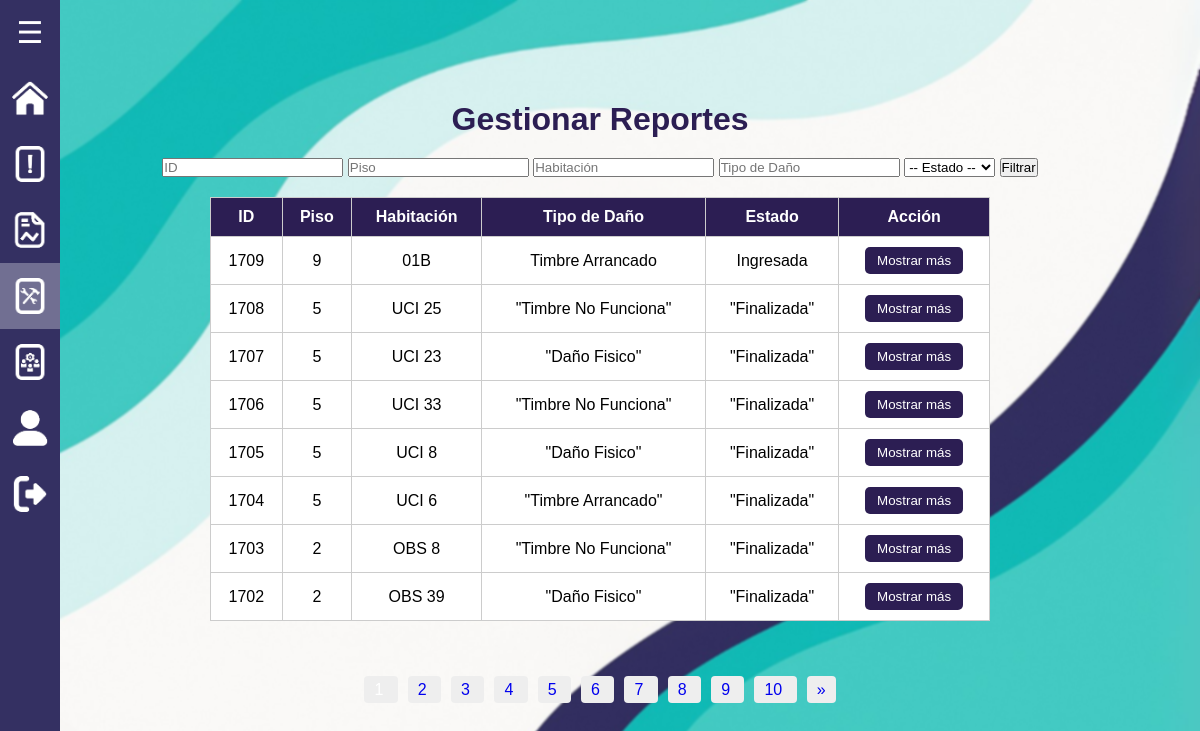
The app's page /roles/administrador_reportes/gestionar_reportes.php (signed in), older data.
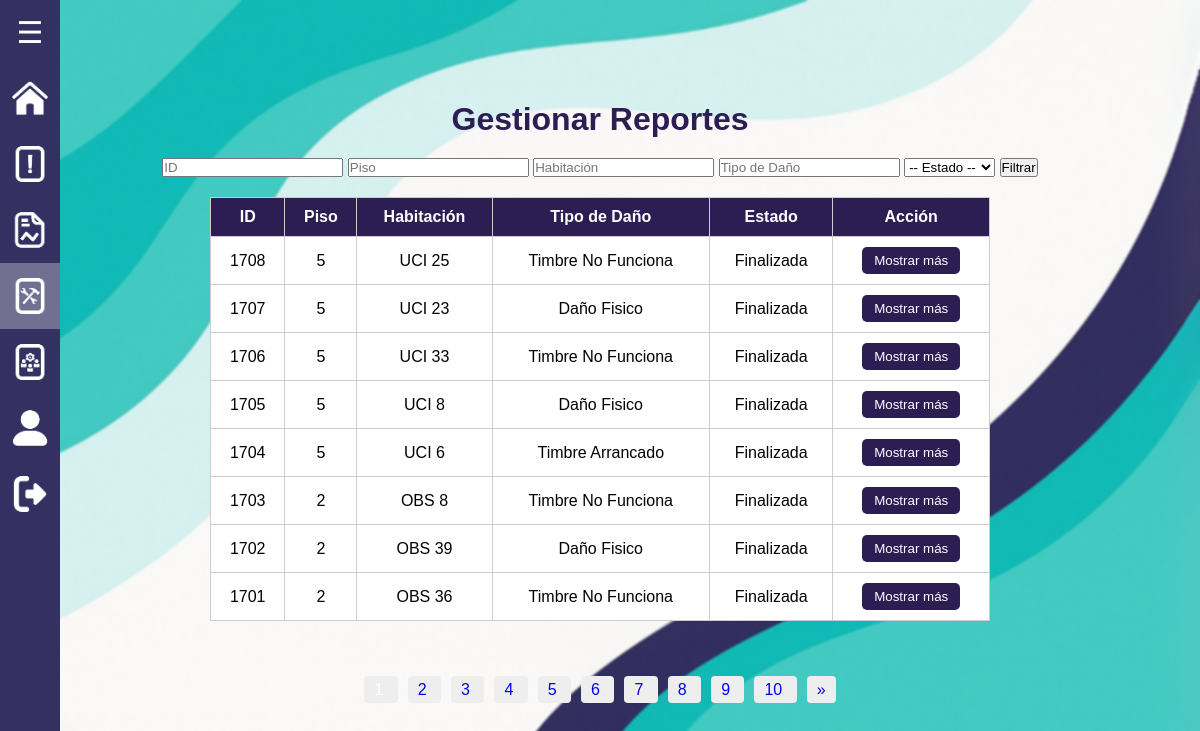
The same page, newer data.
### tables this page shows
CREATE TABLE `reportes` (
  `id` int(11) NOT NULL,
  `usuario_id` int(11) NOT NULL,
  `piso` int(11) NOT NULL,
  `habitacion` varchar(10) DEFAULT NULL,
  `reporte` text NOT NULL,
  `tipo_dano` varchar(255) NOT NULL,
  `fecha` timestamp NOT NULL DEFAULT current_timestamp(),
  `estado` varchar(50) DEFAULT 'Ingresada',
  `respuesta` text DEFAULT NULL,
  `fecha_creacion` datetime DEFAULT current_timestamp(),
  `fecha_respuesta` datetime DEFAULT NULL,
  `imagen_antes` longblob DEFAULT NULL,
  `imagen_despues` longblob DEFAULT NULL,
  `respondido_por` int(11) DEFAULT NULL
);

### roles/administrador_reportes/gestionar_reportes.php (the view, shortened to what this page needs)
<?php
$pdo = new PDO("mysql:host=localhost;dbname=cnl_report", 'root', '');
$pdo->setAttribute(PDO::ATTR_ERRMODE, PDO::ERRMODE_EXCEPTION);
$porPagina = 8;
$pagina = isset($_GET['pagina']) ? max(1, intval($_GET['pagina'])) : 1;
$inicio = ($pagina - 1) * $porPagina;
$filtros = [];
$parametros = [];
$where = $filtros ? "WHERE " . implode(" AND ", $filtros) : "";
$sql = "SELECT reportes.*, usuarios.primer_nombre AS nombre_responde
        FROM reportes
        LEFT JOIN usuarios ON reportes.respondido_por = usuarios.id
        $where
        ORDER BY reportes.id DESC
        LIMIT $inicio, $porPagina";
$stmt = $pdo->prepare($sql);
$stmt->execute($parametros);
$reportes = $stmt->fetchAll(PDO::FETCH_ASSOC);
$sqlTotal = "SELECT COUNT(*) FROM reportes $where";
$stmtTotal = $pdo->prepare($sqlTotal);
$stmtTotal->execute($parametros);
$totalRegistros = $stmtTotal->fetchColumn();
$totalPaginas = ceil($totalRegistros / $porPagina);
?>
<!DOCTYPE html>
<html lang="es">
<head>
    <link rel="stylesheet" href="../../css/estilos.css">
    <link rel="stylesheet" href="../../css/gestion_reportes.css">
</head>
<body>
    <?php include '../../menu_lateral/menu2.php'; ?>
    <h1>Gestionar Reportes</h1>
    <form method="GET" style="margin-bottom: 20px;">
        <input type="text" name="id" placeholder="ID" value="<?= $_GET['id'] ?? '' ?>">
        <input type="text" name="piso" placeholder="Piso" value="<?= $_GET['piso'] ?? '' ?>">
        <input type="text" name="habitacion" placeholder="Habitación" value="<?= $_GET['habitacion'] ?? '' ?>">
        <input type="text" name="tipo_dano" placeholder="Tipo de Daño" value="<?= $_GET['tipo_dano'] ?? '' ?>">
        <select name="estado">
            <option value="">-- Estado --</option>
        </select>
        <button type="submit">Filtrar</button>
    </form>
    <table>
        <thead>
            <tr>
                <th>ID</th>
                <th>Piso</th>
                <th>Habitación</th>
                <th>Tipo de Daño</th>
                <th>Estado</th>
                <th>Acción</th>
            </tr>
        </thead>
        <tbody>
        <?php foreach ($reportes as $reporte): ?>
            <tr>
                <td><?= $reporte['id'] ?></td>
                <td><?= htmlspecialchars($reporte['piso']) ?></td>
                <td><?= htmlspecialchars($reporte['habitacion']) ?></td>
                <td><?= htmlspecialchars($reporte['tipo_dano']) ?></td>
                <td><?= htmlspecialchars($reporte['estado']) ?></td>
                <td>
                    <button class="btn-ver" onclick="abrirModal(<?= $reporte['id'] ?>)">Mostrar más</button>
                </td>
            </tr>
        <?php endforeach; ?>
        </tbody>
    </table>
<?php
$maxLinks = 10;
$bloqueActual = ceil($pagina / $maxLinks);
$inicio = ($bloqueActual - 1) * $maxLinks + 1;
$fin = min($inicio + $maxLinks - 1, $totalPaginas);
?>
<div class="paginacion">
    <?php for ($i = $inicio; $i <= $fin; $i++): ?>
        <a href="?<?= http_build_query(array_merge($_GET, ['pagina' => $i])) ?>"
           class="<?= $i == $pagina ? 'pagina-actual' : '' ?>">
           <?= $i ?>
        </a>
    <?php endfor; ?>
    <?php if ($fin < $totalPaginas): ?>
        <a href="?<?= http_build_query(array_merge($_GET, ['pagina' => $fin + 1])) ?>">&raquo;</a>
    <?php endif; ?>
</div>
</body>
</html>

Row changes from the older to the newer data that the page shows:
removed reportes: id "1709", piso "9", habitacion "01B", tipo_dano "Timbre Arrancado", estado "Ingresada"
changed reportes "UCI 25": tipo_dano "\"Timbre No Funciona\"" → "Timbre No Funciona"; estado "\"Finalizada\"" → "Finalizada"
changed reportes "UCI 23": tipo_dano "\"Daño Fisico\"" → "Daño Fisico"; estado "\"Finalizada\"" → "Finalizada"
changed reportes "UCI 33": tipo_dano "\"Timbre No Funciona\"" → "Timbre No Funciona"; estado "\"Finalizada\"" → "Finalizada"
changed reportes "UCI 8": tipo_dano "\"Daño Fisico\"" → "Daño Fisico"; estado "\"Finalizada\"" → "Finalizada"
changed reportes "UCI 6": tipo_dano "\"Timbre Arrancado\"" → "Timbre Arrancado"; estado "\"Finalizada\"" → "Finalizada"
changed reportes "OBS 8": tipo_dano "\"Timbre No Funciona\"" → "Timbre No Funciona"; estado "\"Finalizada\"" → "Finalizada"
changed reportes "OBS 39": tipo_dano "\"Daño Fisico\"" → "Daño Fisico"; estado "\"Finalizada\"" → "Finalizada"
now on this page (row edited): reportes: id "1701", piso "2", habitacion "OBS 36", tipo_dano "Timbre No Funciona", estado "Finalizada"
